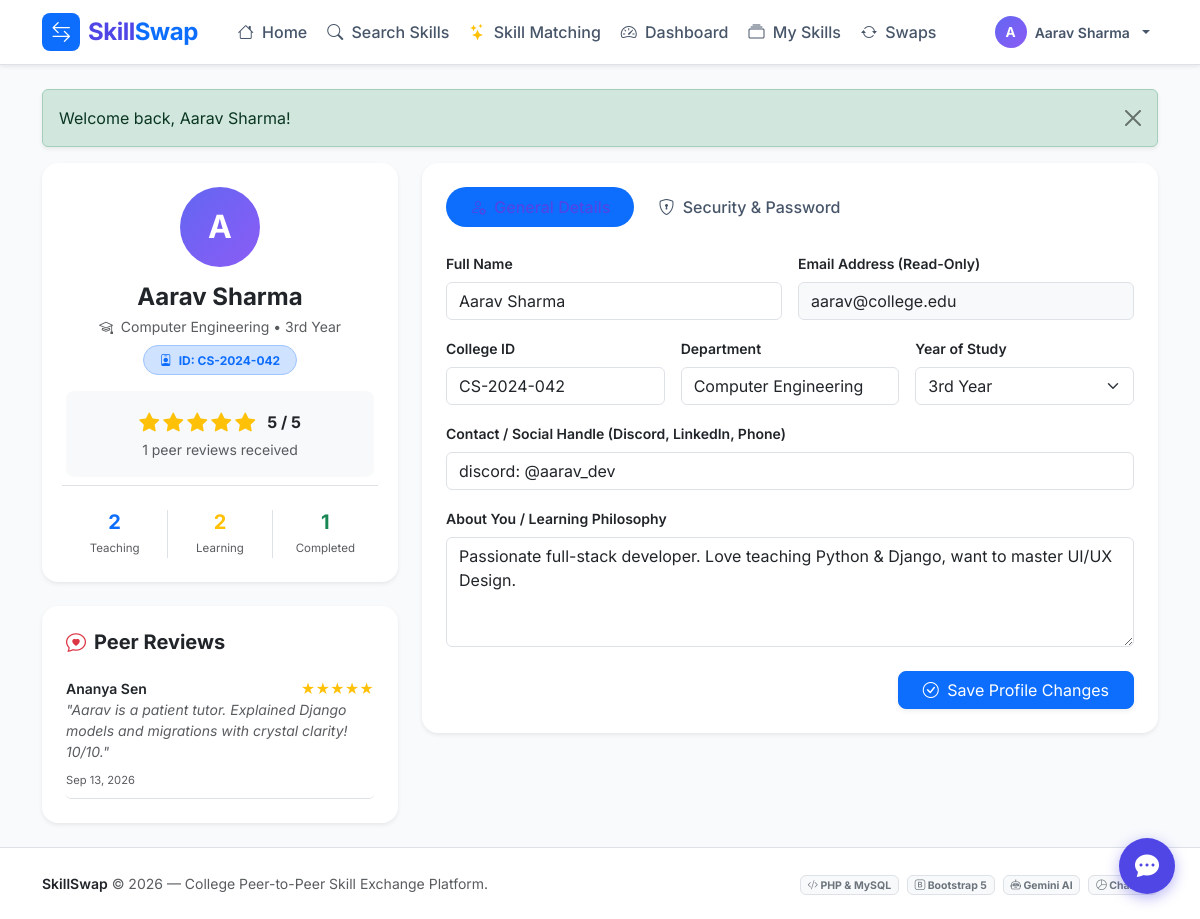
/student/profile.php (signed in), run on the app's committed database.
### tables this page shows
CREATE TABLE IF NOT EXISTS `users` (
    `id` INT AUTO_INCREMENT PRIMARY KEY,
    `name` VARCHAR(100) NOT NULL,
    `email` VARCHAR(120) NOT NULL UNIQUE,
    `password` VARCHAR(255) NOT NULL,
    `role` ENUM('student', 'admin') DEFAULT 'student',
    `college_id` VARCHAR(50) DEFAULT NULL,
    `department` VARCHAR(100) DEFAULT 'Computer Science',
    `year_of_study` VARCHAR(20) DEFAULT '3rd Year',
    `bio` TEXT DEFAULT NULL,
    `contact_info` VARCHAR(255) DEFAULT NULL,
    `avatar` VARCHAR(255) DEFAULT 'default_avatar.png',
    `status` ENUM('active', 'suspended') DEFAULT 'active',
    `created_at` DATETIME DEFAULT CURRENT_TIMESTAMP
);

CREATE TABLE IF NOT EXISTS `reviews` (
    `id` INT AUTO_INCREMENT PRIMARY KEY,
    `swap_id` INT NOT NULL,
    `reviewer_id` INT NOT NULL,
    `reviewee_id` INT NOT NULL,
    `rating` INT CHECK (`rating` BETWEEN 1 AND 5),
    `comment` TEXT DEFAULT NULL,
    `created_at` DATETIME DEFAULT CURRENT_TIMESTAMP,
    FOREIGN KEY (`swap_id`) REFERENCES `swap_requests`(`id`) ON DELETE CASCADE,
    FOREIGN KEY (`reviewer_id`) REFERENCES `users`(`id`) ON DELETE CASCADE,
    FOREIGN KEY (`reviewee_id`) REFERENCES `users`(`id`) ON DELETE CASCADE
);

### config/db.php (called while the page is built, shortened)
<?php
function current_user_id() {
    return $_SESSION['user_id'] ?? null;
}
function sanitize($data) {
    return htmlspecialchars(trim($data ?? ''), ENT_QUOTES, 'UTF-8');
}

### student/profile.php (the view, shortened to what this page needs)
<?php
require_once __DIR__ . '/../config/db.php';
$db = get_db_connection();
$userId = current_user_id();
$stmt = $db->prepare("SELECT * FROM users WHERE id = ?");
$stmt->execute([$userId]);
$user = $stmt->fetch();
$teachCount = $db->query("SELECT COUNT(*) FROM skills WHERE user_id = {$userId} AND type = 'teach'")->fetchColumn();
$learnCount = $db->query("SELECT COUNT(*) FROM skills WHERE user_id = {$userId} AND type = 'learn'")->fetchColumn();
$swapsCount = $db->query("SELECT COUNT(*) FROM swap_requests WHERE (sender_id = {$userId} OR receiver_id = {$userId}) AND status = 'completed'")->fetchColumn();
$revStmt = $db->prepare("
    SELECT r.*, u.name as reviewer_name
    FROM reviews r
    JOIN users u ON r.reviewer_id = u.id
    WHERE r.reviewee_id = ?
    ORDER BY r.created_at DESC
");
$revStmt->execute([$userId]);
$reviews = $revStmt->fetchAll();
$avgRating = 0;
if (count($reviews) > 0) {
    $sum = array_sum(array_column($reviews, 'rating'));
    $avgRating = round($sum / count($reviews), 1);
}
require_once __DIR__ . '/../includes/header.php';
?>
<div class="row g-4">
    <div class="col-lg-4">
        <div class="card border-0 shadow-sm rounded-4 p-4 text-center">
            <div class="mx-auto mb-3 avatar-circle avatar-circle-lg">
                <?= strtoupper(substr($user['name'], 0, 1)); ?>
            </div>
            <h4 class="fw-bold mb-1"><?= sanitize($user['name']); ?></h4>
            <p class="text-muted small mb-2">
                <i class="bi bi-mortarboard me-1"></i> <?= sanitize($user['department']); ?> &bull; <?= sanitize($user['year_of_study']); ?>
            </p>
            <div class="mb-3">
                <span class="badge bg-primary-subtle text-primary border border-primary-subtle px-3 py-2 rounded-pill">
                    <i class="bi bi-person-badge me-1"></i> ID: <?= sanitize($user['college_id'] ?: 'Not Specified'); ?>
                </span>
            </div>
            <div class="p-3 bg-light rounded-3 mb-3">
                <div class="d-flex align-items-center justify-content-center gap-1 text-warning fs-5">
                    <?php for ($i = 1; $i <= 5; $i++): ?>
                        <i class="bi bi-star<?= ($i <= round($avgRating)) ? '-fill' : ''; ?>"></i>
                    <?php endfor; ?>
                    <span class="text-dark fw-bold ms-2 fs-6"><?= $avgRating > 0 ? $avgRating : 'New'; ?> / 5</span>
                </div>
                <small class="text-muted"><?= count($reviews); ?> peer reviews received</small>
            </div>
            <div class="row text-center g-2 border-top pt-3">
                <div class="col-4">
                    <h5 class="fw-bold mb-0 text-primary"><?= $teachCount; ?></h5>
                    <small class="text-muted" style="font-size: 0.72rem;">Teaching</small>
                </div>
                <div class="col-4 border-start border-end">
                    <h5 class="fw-bold mb-0 text-warning"><?= $learnCount; ?></h5>
                    <small class="text-muted" style="font-size: 0.72rem;">Learning</small>
                </div>
                <div class="col-4">
                    <h5 class="fw-bold mb-0 text-success"><?= $swapsCount; ?></h5>
                    <small class="text-muted" style="font-size: 0.72rem;">Completed</small>
                </div>
            </div>
        </div>
        <div class="card border-0 shadow-sm rounded-4 p-4 mt-4">
            <h5 class="fw-bold mb-3"><i class="bi bi-chat-heart text-danger me-2"></i>Peer Reviews</h5>
            <?php if (empty($reviews)): ?>
                <p class="text-muted small mb-0">No reviews yet. Complete your first skill swap to receive ratings!</p>
            <?php else: ?>
                <div class="list-group list-group-flush">
                    <?php foreach ($reviews as $rev): ?>
                        <div class="list-group-item px-0 py-2 border-bottom">
                            <div class="d-flex justify-content-between align-items-center">
                                <span class="fw-semibold small"><?= sanitize($rev['reviewer_name']); ?></span>
                                <span class="text-warning small">
                                    <?= str_repeat('★', $rev['rating']); ?>
                                </span>
                            </div>
                            <p class="mb-1 text-muted small fst-italic">"<?= sanitize($rev['comment']); ?>"</p>
                            <small class="text-muted" style="font-size: 0.7rem;"><?= date('M d, Y', strtotime($rev['created_at'])); ?></small>
                        </div>
                    <?php endforeach; ?>
                </div>
            <?php endif; ?>
        </div>
    </div>
    <div class="col-lg-8">
        <div class="card border-0 shadow-sm rounded-4 p-4">
            <ul class="nav nav-pills mb-4" id="profileTab" role="tablist">
                <li class="nav-item" role="presentation">
                    <button class="nav-link active rounded-pill px-4" id="info-tab" data-bs-toggle="tab" data-bs-target="#tab-info" type="button" role="tab">
                        <i class="bi bi-person-gear me-1"></i> General Details
                    </button>
                </li>
                <li class="nav-item" role="presentation">
                    <button class="nav-link rounded-pill px-4" id="security-tab" data-bs-toggle="tab" data-bs-target="#tab-security" type="button" role="tab">
                        <i class="bi bi-shield-lock me-1"></i> Security & Password
                    </button>
                </li>
            </ul>
            <div class="tab-content" id="profileTabContent">
                <div class="tab-pane fade show active" id="tab-info" role="tabpanel">
                    <form method="POST" action="">
                        <div class="row g-3">
                            <div class="col-md-6">
                                <label class="form-label small fw-semibold">Full Name</label>
                                <input type="text" name="name" class="form-control" value="<?= sanitize($user['name']); ?>" required>
                            </div>
                            <div class="col-md-6">
                                <label class="form-label small fw-semibold">Email Address (Read-Only)</label>
                                <input type="email" class="form-control bg-light" value="<?= sanitize($user['email']); ?>" disabled>
                            </div>
                            <div class="col-md-4">
                                <label class="form-label small fw-semibold">College ID</label>
                                <input type="text" name="college_id" class="form-control" value="<?= sanitize($user['college_id']); ?>">
                            </div>
                            <div class="col-md-4">
                                <label class="form-label small fw-semibold">Department</label>
                                <input type="text" name="department" class="form-control" value="<?= sanitize($user['department']); ?>">
                            </div>
                            <div class="col-md-4">
                                <label class="form-label small fw-semibold">Year of Study</label>
                                <select name="year_of_study" class="form-select">
                                    <?php foreach (['1st Year', '2nd Year', '3rd Year', '4th Year', 'Postgraduate'] as $yr): ?>
                                        <option value="<?= $yr; ?>" <?= ($user['year_of_study'] === $yr) ? 'selected' : ''; ?>><?= $yr; ?></option>
                                    <?php endforeach; ?>
                                </select>
                            </div>
                            <div class="col-12">
                                <label class="form-label small fw-semibold">Contact / Social Handle (Discord, LinkedIn, Phone)</label>
                                <input type="text" name="contact_info" class="form-control" placeholder="e.g. discord: @aarav_dev, phone: +91 98765..." value="<?= sanitize($user['contact_info']); ?>">
                            </div>
                            <div class="col-12">
                                <label class="form-label small fw-semibold">About You / Learning Philosophy</label>
                                <textarea name="bio" class="form-control" rows="4" placeholder="Tell other students what you are passionate about..."><?= sanitize($user['bio']); ?></textarea>
                            </div>
                        </div>
                        <div class="mt-4 text-end">
                            <button type="submit" class="btn btn-primary px-4 rounded-3 shadow-sm">
                                <i class="bi bi-check-circle me-1"></i> Save Profile Changes
                            </button>
                        </div>
                    </form>
                </div>
            </div>
        </div>
    </div>
</div>
<?php require_once __DIR__ . '/../includes/footer.php'; ?>

### assets/css/style.css (style rules this page uses)
:root { --primary: #4f46e5; --primary-hover: #4338ca; --primary-light: #eef2ff; --secondary: #0ea5e9; --success: #10b981; --warning: #f59e0b; --danger: #ef4444; --dark: #0f172a; --gray-bg: #f8fafc; --card-shadow: 0 10px 25px -5px rgba(0, 0, 0, 0.05), 0 8px 10px -6px rgba(0, 0, 0, 0.03); --hover-shadow: 0 20px 25px -5px rgba(0, 0, 0, 0.1), 0 8px 10px -6px rgba(0, 0, 0, 0.04); }
body { font-family: 'Inter', -apple-system, BlinkMacSystemFont, "Segoe UI", Roboto, Helvetica, Arial, sans-serif; background-color: var(--gray-bg); color: #334155; min-height: 100vh; display: flex; flex-direction: column; }
.nav-link { font-weight: 500; color: #475569 !important; transition: color 0.2s ease; }
.nav-link:hover, .nav-link.active { color: var(--primary) !important; }
.avatar-circle { width: 44px; height: 44px; border-radius: 50%; background: linear-gradient(135deg, #6366f1, #8b5cf6); color: white; display: flex; align-items: center; justify-content: center; font-weight: 700; font-size: 1.1rem; }
.avatar-circle-lg { width: 80px; height: 80px; font-size: 2rem; }

### data on the page
users: name "A", name "Aarav Sharma", department "Computer Engineering", year_of_study "3rd Year", college "CS-2024-042", email "aarav@college.edu", college_id "CS-2024-042", contact_info "discord: @aarav_dev", bio "Passionate full-stack developer. Love teaching Python & Django, want to master UI/UX Design."
reviews: reviewer.name "Ananya Sen", rating "★★★★★", comment "Aarav is a patient tutor. Explained Django models and migrations with crystal clarity! 10/10.", created_at "Sep 13, 2026"

### other printed values
substr($_SESSION['user_name'] ?? 'U', 0, 1) "A"
$_SESSION['user_name'] "Aarav Sharma"
$flash['message'] "Welcome back, Aarav Sharma!"
$avgRating "5"
count($reviews) "1"
$teachCount "2"
$learnCount "2"
$swapsCount "1"
